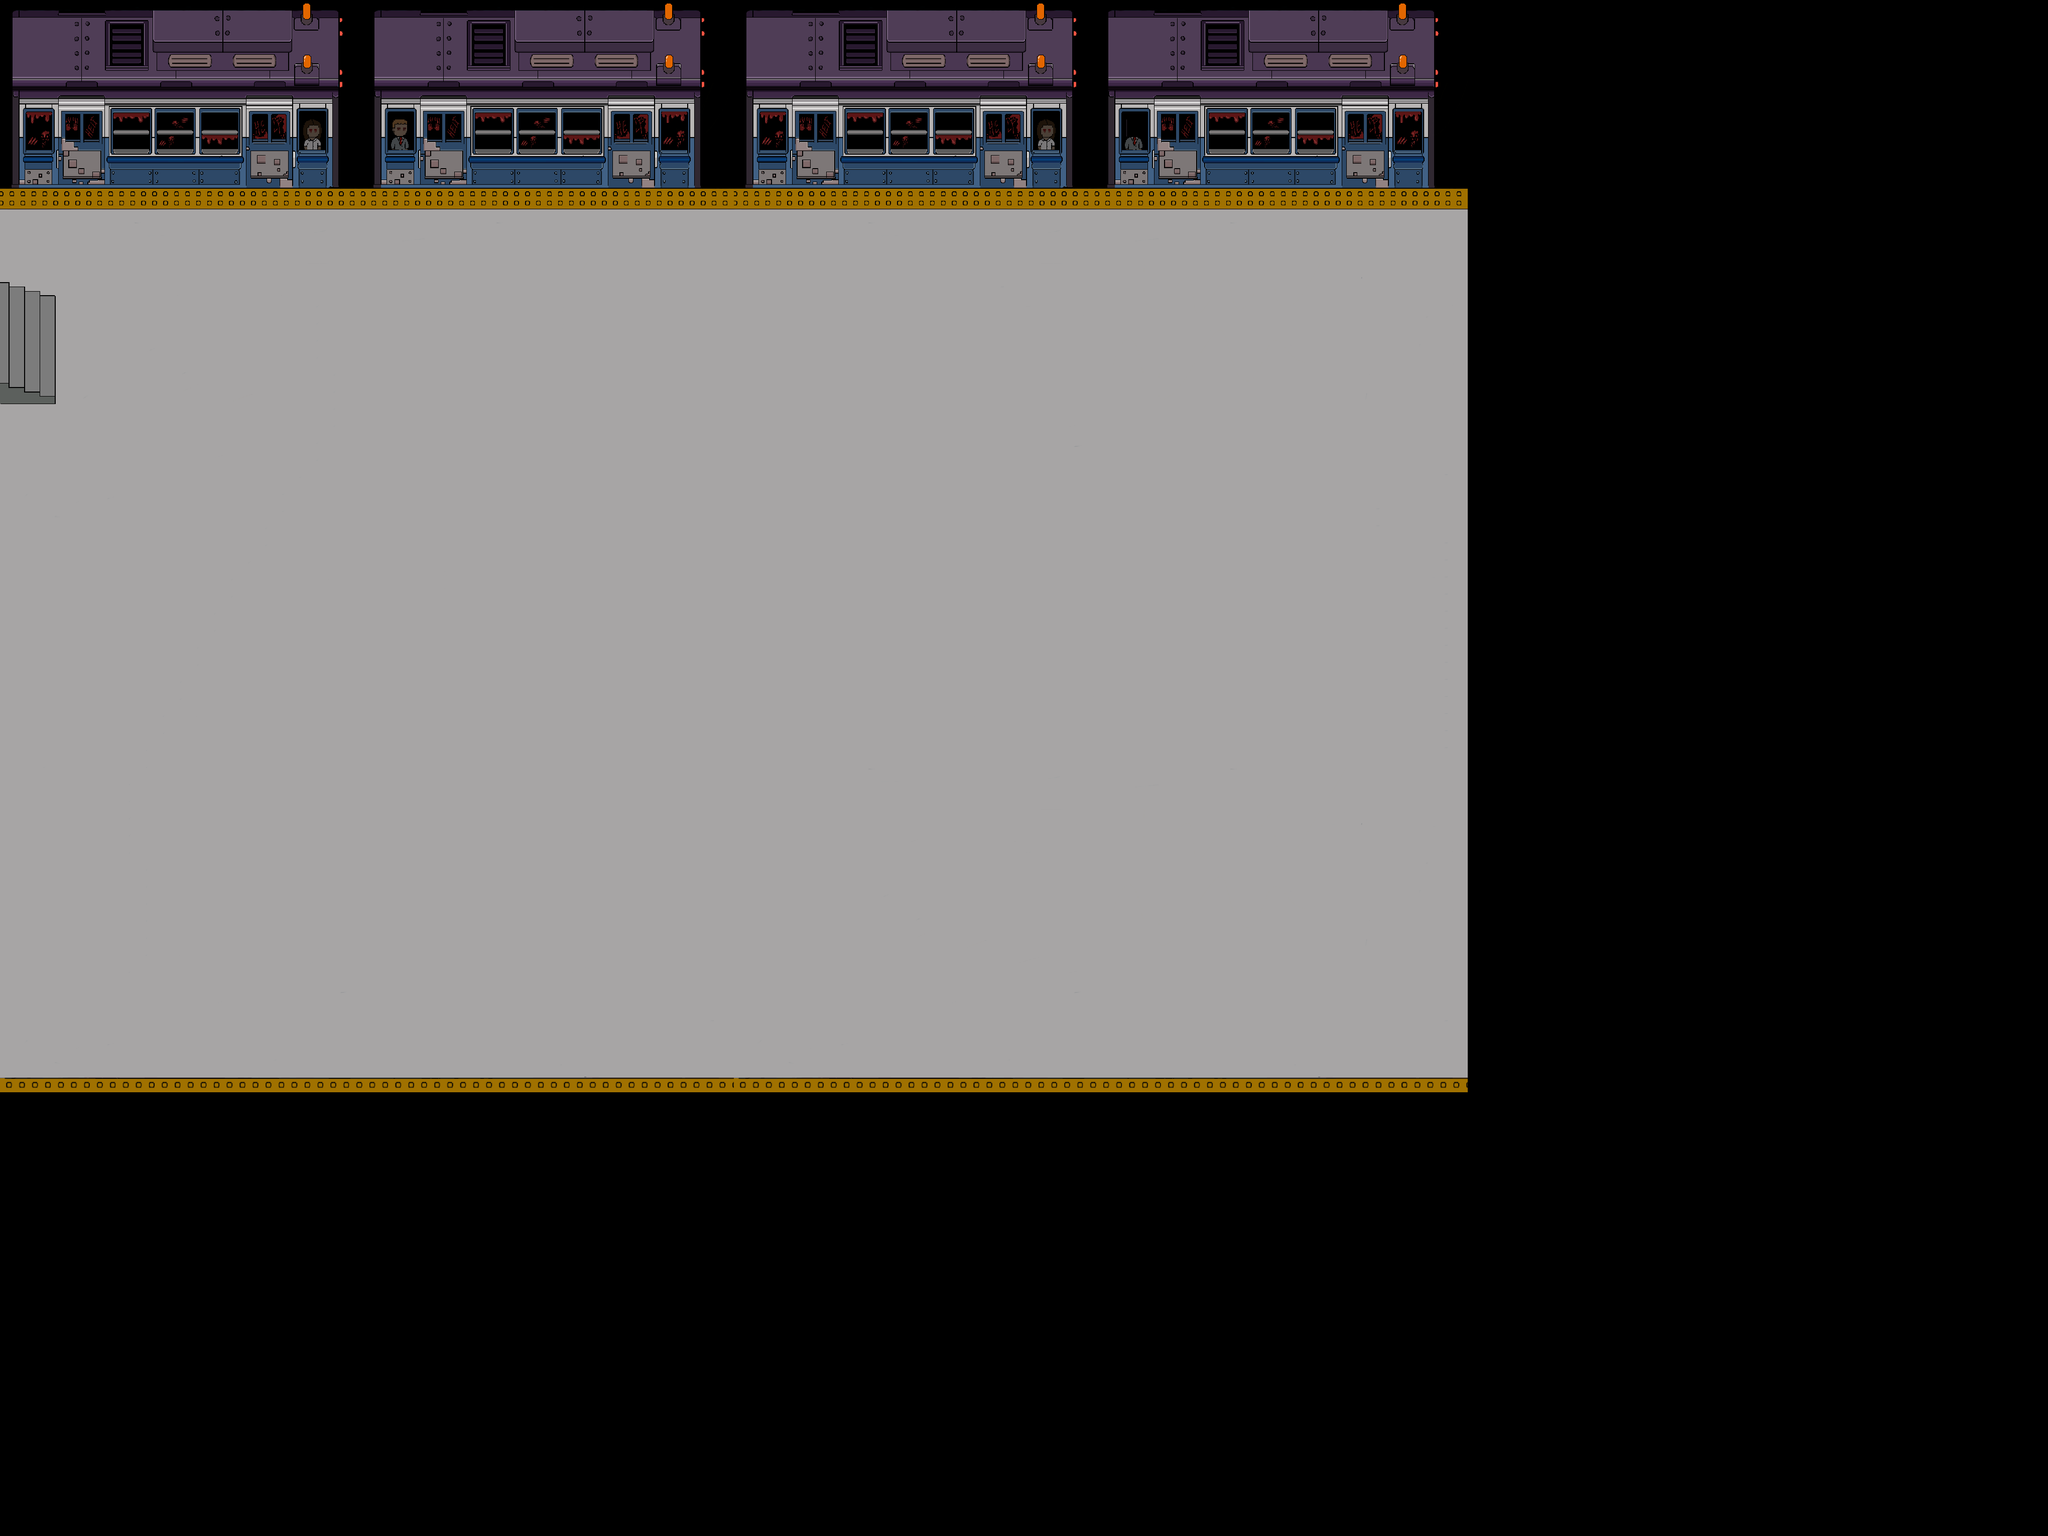

Rendered tile map (Tiled .tmx) drawn with the repository's tilesets; below, a short description and the map source with its tile grids summarised:
An orthogonal 120x90 tile map with 34x34 px tiles, 2 tile layers (fondo, colision), 3 tilesets and 16 objects (next).

<map version="1.9" tiledversion="1.9.2" orientation="orthogonal" renderorder="right-down" width="120" height="90" tilewidth="34" tileheight="34" infinite="0" nextlayerid="8" nextobjectid="47">
 <editorsettings>
  <export target="LEVEL_02.json" format="json" />
 </editorsettings>
 <tileset firstgid="1" name="dec" tilewidth="198" tileheight="440" tilecount="13" columns="0">
  <grid orientation="orthogonal" width="1" height="1" />
  <tile id="4">
   <image width="68" height="118" source="../assets/Nivel_assets_escalados/Basura.png" />
  </tile>
  <tile id="6">
   <image width="75" height="72" source="../assets/Nivel_assets_escalados/carrito bebe.png" />
  </tile>
  <tile id="7">
   <image width="73" height="51" source="../assets/Nivel_assets_escalados/Latas.png" />
  </tile>
  <tile id="8">
   <image width="83" height="100" source="../assets/Nivel_assets_escalados/Maletas.png" />
  </tile>
  <tile id="9">
   <image width="98" height="119" source="../assets/Nivel_assets_escalados/Panel.png" />
  </tile>
  <tile id="10">
   <image width="55" height="59" source="../assets/Nivel_assets_escalados/Papeles.png" />
  </tile>
  <tile id="11">
   <image width="89" height="28" source="../assets/Nivel_assets_escalados/rata.png" />
  </tile>
  <tile id="12">
   <image width="110" height="81" source="../assets/Nivel_assets_escalados/señor sin cabeza.png" />
  </tile>
  <tile id="13">
   <image width="54" height="142" source="../assets/Nivel_assets_escalados/Silla.png" />
  </tile>
  <tile id="14">
   <image width="126" height="440" source="../assets/Nivel_assets_escalados/sillones.png" />
  </tile>
  <tile id="15">
   <image width="198" height="118" source="../assets/Nivel_assets_escalados/dos carteles.png" />
  </tile>
  <tile id="16">
   <image width="124" height="119" source="../assets/Nivel_assets_escalados/cartel2.png" />
  </tile>
  <tile id="17">
   <image width="65" height="52" source="../assets/Nivel_assets_escalados/cabeza.png" />
  </tile>
 </tileset>
 <tileset firstgid="19" name="mapa" tilewidth="34" tileheight="34" tilecount="1376" columns="43">
  <image source="../assets/Nivel_assets_escalados/estacion1.3.png" width="1493" height="1120" />
 </tileset>
 <tileset firstgid="1395" name="obj" tilewidth="55" tileheight="72" tilecount="2" columns="0">
  <grid orientation="orthogonal" width="1" height="1" />
  <tile id="0" class="cardBoard">
   <image width="55" height="63" source="../assets/objects/cajaCarton.png" />
  </tile>
  <tile id="1">
   <image width="55" height="72" source="../assets/objects/cajaMadera.png" />
  </tile>
 </tileset>
 <objectgroup id="4" name="dec">
  <object id="28" gid="9" x="2047" y="1098" width="83" height="100" />
  <object id="31" gid="15" x="375" y="1088.67" width="126" height="440" />
  <object id="32" gid="15" x="380.758" y="1721.33" width="126" height="440" />
  <object id="33" gid="15" x="725.848" y="1161.09" width="126" height="440" />
  <object id="34" gid="15" x="745.727" y="1709.82" width="126" height="440" />
  <object id="35" gid="15" x="1589" y="1012" width="126" height="440" />
  <object id="36" gid="15" x="1685" y="1732" width="126" height="440" />
  <object id="37" gid="15" x="2013" y="964" width="126" height="440" />
  <object id="38" gid="15" x="2205" y="1708" width="126" height="440" />
  <object id="45" gid="5" x="376.667" y="1197.67" width="68" height="118" />
  <object id="46" gid="17" x="539.333" y="1088" width="124" height="119" />
 </objectgroup>
 <objectgroup id="7" name="objetos">
  <object id="15" name="next" x="2136" y="1568" width="284" height="484" />
  <object id="17" gid="1395" x="277" y="520" width="55" height="63" />
  <object id="18" gid="1395" x="371" y="1270" width="55" height="63" />
  <object id="40" gid="1396" x="434.333" y="1281.33" width="55" height="72" />
  <object id="42" gid="17" x="512.667" y="1289.33" width="124" height="119" />
 </objectgroup>
 <layer id="5" name="fondo" width="120" height="90">
  <data>[10800 cells, 5504 non-empty, 1376 distinct tile ids]</data>
 </layer>
 <layer id="6" name="colision" width="120" height="90">
  <data>[10800 cells, 0 non-empty, 0 distinct tile ids]</data>
 </layer>
</map>
